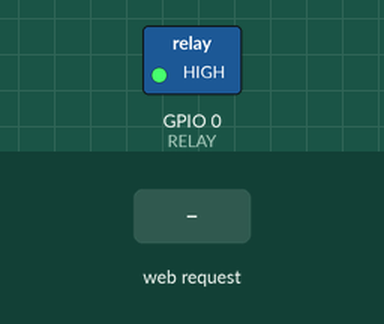
This sketch was run on a simulated ESP8266 (NodeMCU). Parts: switched loads named in the sketch (green lamp = pin HIGH). The test bench sets the inputs (shaded band). WiFi joins after 1.5 s; servers stay silent unless stated; uploads are accepted with an empty reply; what the sketch prints to the serial monitor is not drawn.

Above: at 2.7 s.
2.8 s: HTTP request GET /RELAY=7731 received
At 4.6 s:
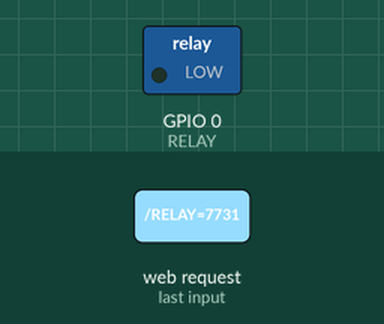
5.3 s: HTTP request GET /RELAY=7730 received
At 7.7 s:
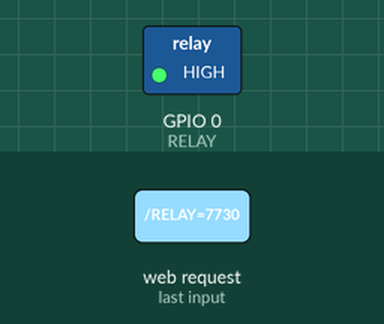
Timing chart, 0 to 9.2 s (numbered marks = the images above; inputs shaded):
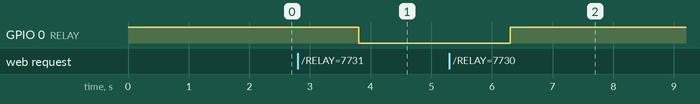

Measured:
- after the input at 2.8 s, GPIO 0 (RELAY): HIGH → LOW after 1.0 s
- after the input at 5.3 s, GPIO 0 (RELAY): LOW → HIGH after 1.0 s

The sketch:

ESP8266_Control_Relay_pompa_On_Off_v3.ino.ino
```cpp
#include <ESP8266WiFi.h>
#include <ESP8266HTTPClient.h>

const char *ssid = "Mediu";          // fill in here your router or wifi SSID
const char *password = "0000123456"; // fill in here your router or wifi password
IPAddress ip(192, 168, 1, 222);
#define RELAY 0 // relay connected to  GPIO0
WiFiServer server(80);
// test git
int isAutoPowerOff = 1;
int haveToSendData;
int isWaterPresent = 0;

String measureValue = "0";
unsigned  long timeReayStart = 1L;
unsigned  long timeRelayWorking;
unsigned  long timeToStayOn = 1800000L;
unsigned  long checkWaterInterval = 60000L;
int countReceivedMessages = 0;
int lastCounterMessagesComparation = 0;

String postQuery;
int value = LOW;


void setup()
{
  Serial.begin(115200); // must be same baudrate with the Serial Monitor
  haveToSendData = 0;
  pinMode(RELAY, OUTPUT);
  // start with relay OFF
  digitalWrite(RELAY, HIGH);

  // Connect to WiFi network
  Serial.println();
  Serial.println();
  Serial.print("Connecting to ");
  Serial.println(ssid);

  WiFi.config(IPAddress(192, 168, 1, 222), IPAddress(192, 168, 1, 1), IPAddress(255, 255, 255, 0), IPAddress(192, 168, 1, 1));
  //  WiFi.config(IPAddress(192, 168, 1, 223), IPAddress(192, 168, 1, 1), IPAddress(255, 255, 255, 0), IPAddress(192, 168, 1, 1));
  WiFi.begin(ssid, password);

  while (WiFi.status() != WL_CONNECTED)
  {
    delay(500);
    Serial.print(".");
  }
  Serial.println("");
  Serial.println("WiFi connected");

  // Start the server
  server.begin();
  Serial.println("Server started");

  // Print the IP address
  Serial.print("Use this URL to connect: ");
  Serial.print("https://192.168.1.222/");
  Serial.print(WiFi.localIP());
  Serial.println("/");
}
//*************************************
//******************LOOP
//*************************************

void loop()
{
  //Serial.println("LOOP first line");
  // Set relay off after 20 min

  timeRelayWorking = millis() - timeReayStart;

  if (timeRelayWorking > timeToStayOn && isAutoPowerOff == 1) {
    digitalWrite(RELAY, HIGH);
    Serial.println("Relay off after set time");
    isAutoPowerOff = 0;
    haveToSendData = 1;
  }

  if (haveToSendData == 1) {
    //?value=223344&station=pompa&measure=OnOff
    HTTPClient http;
    if (value == HIGH) {
      measureValue = "0";
    } else {
      measureValue = "1";
    }
    // nu stie https
    http.begin("http://etixbizi.ro/api/env3224_data");
    //    http.begin("http://etixmonitor-ndcristian86536.codeanyapp.com/api/env3224_data");
    //    http.addHeader("Content-Type", "application/json; charset=utf-8");
    http.addHeader("Content-Type", "application/x-www-form-urlencoded");    //Specify content-type header
    //    http.addHeader("Content-Type", "text/plain");
    //    postQuery = "value=" + measureValue + "&station=pompa&measure=OnOff";
    postQuery = "station=pompa&measure=OnOff";
    int httpCodeTemp = http.POST(postQuery);   //Send the request
    String payloadTemp = http.getString();    //Get the response payload
    Serial.println(httpCodeTemp);
    Serial.println(payloadTemp);
    haveToSendData = 0;
    http.end();
  }


  String ADCData, station, getData, relayStatus;

  // Check if a client has connected
  WiFiClient client = server.available();
  // this line end the code here
  if (!client)
  {
    return;
  }

  // Wait until the client sends some data
  Serial.println("new client");

  // Read the first line of the request
  String request = client.readStringUntil('\r');
  String request2 = client.readString();
  Serial.println("Request is:");
  Serial.println(request);
  Serial.println(request2);

  client.flush();

  if (request2.indexOf("waterDetected=0") != -1) {
    Serial.println("Whater is still prezent");
    isWaterPresent = 1;
    countReceivedMessages ++;

  }

  if (request2.indexOf("waterDetected=1") != -1) {
    Serial.println("Whater is not present. Relay should be OFF");
    digitalWrite(RELAY, HIGH);
  }

  // verificam daca dupa un min de la pornire este apa pe furtun
  if (value = LOW && (millis() - timeReayStart) > checkWaterInterval )  {
    if (isWaterPresent == 0) {
      Serial.println("Whater is not present after set time. Relay should be OFF");
      digitalWrite(RELAY, HIGH);
    }
    checkWaterInterval += 120000L;
    // ne intreseaza doar daca detectorul de apa mai fuctioneaza si trimite mesaje
    // de asta folosim counter si nu mai folosim millis()
    if (countReceivedMessages <= lastCounterMessagesComparation ) {
      // nu se mai primeste mesaj de la detectorul de apa. Problema cu detectorul de apa
      // pompa trebuie oprita
      Serial.println("No signal from water detector after 2 minutes.  Relay should be OFF");
      digitalWrite(RELAY, HIGH); //
    }
    lastCounterMessagesComparation = countReceivedMessages;
  }

  // Match the request
  if (request.indexOf("/RELAY=7731") != -1)
  {
    Serial.println("RELAY=ON");
    digitalWrite(RELAY, LOW);
    value = LOW;
    timeReayStart = millis();
    isAutoPowerOff = 1;
    haveToSendData = 1;
    checkWaterInterval = 60000L;
  }


  if (request.indexOf("/RELAY=7730") != -1)
  {
    Serial.println("RELAY=OFF");
    digitalWrite(RELAY, HIGH);
    value = HIGH;
    haveToSendData = 1;
  }
  // Return the response
  client.println("HTTP/1.1 200 OK");
  client.println("Content-Type: text/html");
  client.println(""); //  this is a must
  client.println("<!DOCTYPE HTML>");
  client.println("<html>");
  client.println("<head><title>ESP8266 RELAY Control</title></head>");
  client.print("Relay is now: ");

  if (value == HIGH)
  {
    client.print("OFF");
  }
  else
  {
    client.print("ON");
  }
  client.println("<br><br>");
  client.println("Turn <a>OFF</a> RELAY WORKING<br>");
  client.println("</html>");

  delay(1);
  Serial.println("Client disconnected");
  Serial.println("");

}
```
